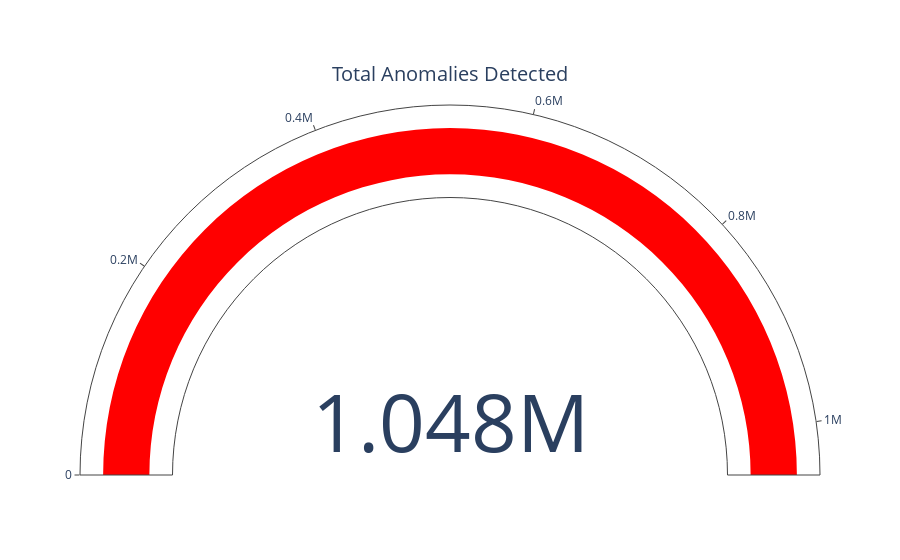
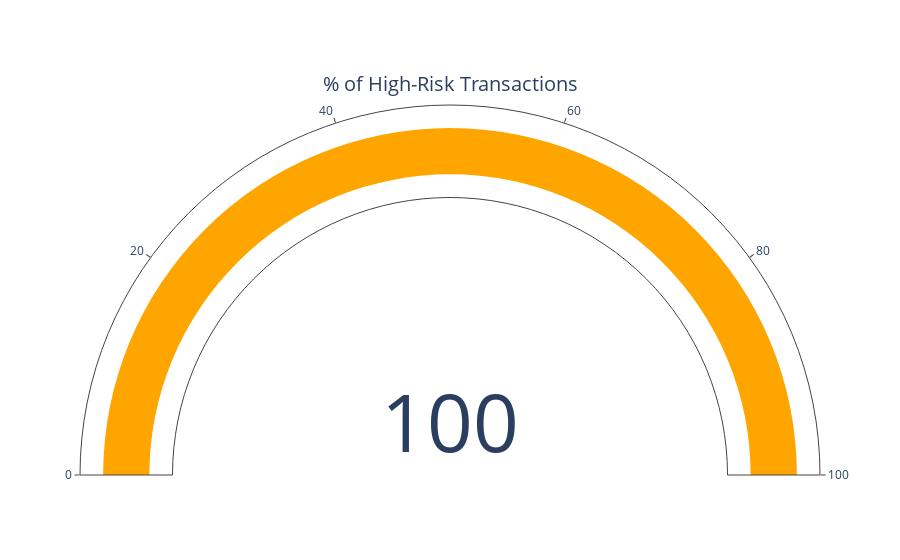

Notebook source saved alongside these figures, in order:
### Code cell
# Total anomalies gauge
fig_gauge_total = go.Figure(go.Indicator(
    mode="number+gauge",
    value=total_anomalies,
    title={"text": "Total Anomalies Detected"},
    gauge={"axis": {"range": [0, df.shape[0]]}, "bar": {"color": "red"}}
))
fig_gauge_total.show()

# Percentage of high-risk transactions
fig_gauge_percent = go.Figure(go.Indicator(
    mode="gauge+number",
    value=percent_high_risk,
    title={"text": "% of High-Risk Transactions"},
    gauge={"axis": {"range": [0, 100]}, "bar": {"color": "orange"}}
))
fig_gauge_percent.show()

### Figure 1 — Plotly figure (JSON) as saved in the notebook; plotly's stock layout.template omitted (floating-point values rounded to 4 significant figures)
{"data": [{"gauge": {"axis": {"range": [0, 1048372]}, "bar": {"color": "red"}}, "mode": "number+gauge", "title": {"text": "Total Anomalies Detected"}, "type": "indicator", "value": 1048320}], "layout": {}}

### Figure 2 — Plotly figure (JSON) as saved in the notebook; plotly's stock layout.template omitted (floating-point values rounded to 4 significant figures)
{"data": [{"gauge": {"axis": {"range": [0, 100]}, "bar": {"color": "orange"}}, "mode": "gauge+number", "title": {"text": "% of High-Risk Transactions"}, "type": "indicator", "value": 100.0}], "layout": {}}
